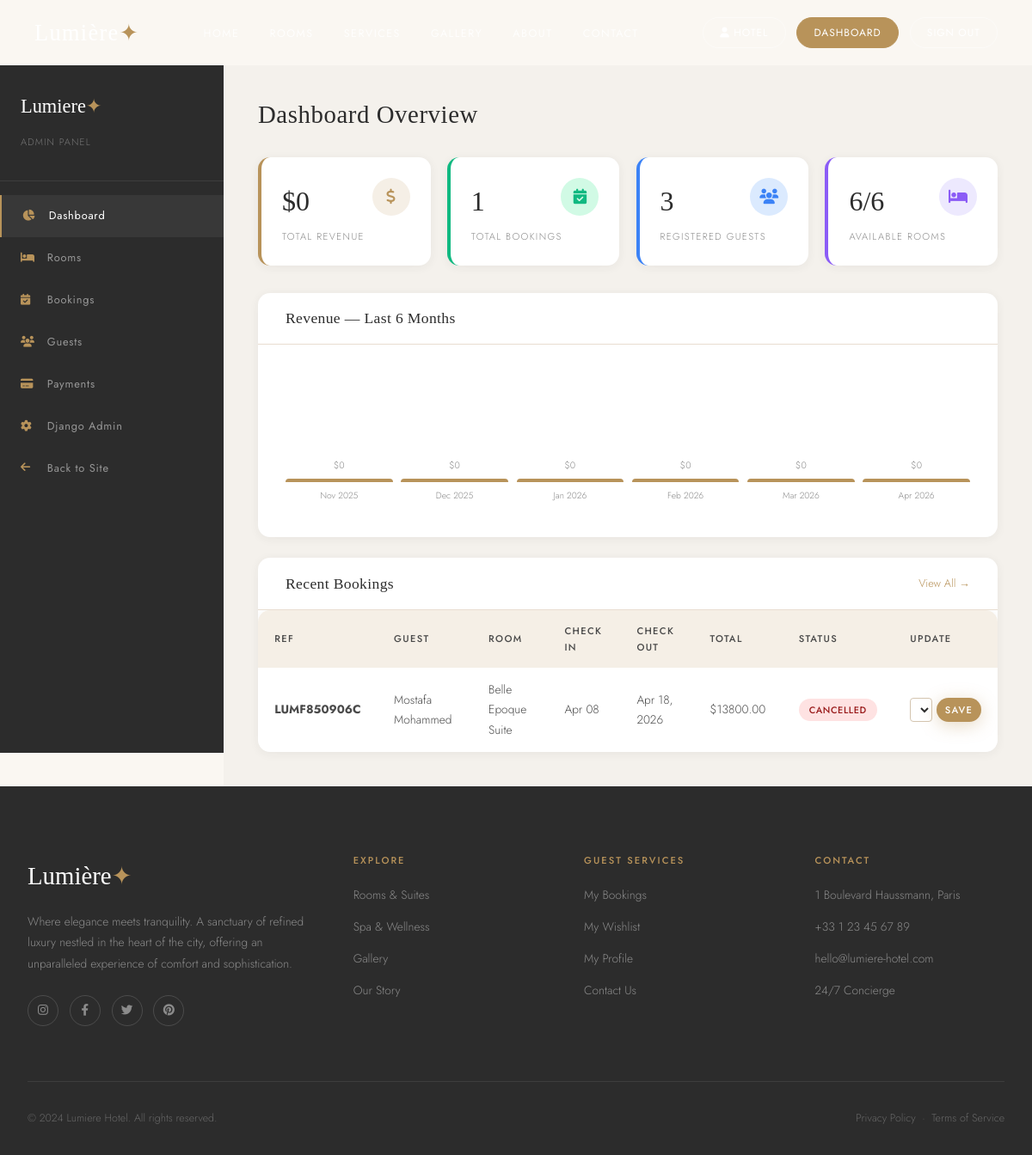
The page /admin-panel/ (signed in) on the database its author committed.
### bookings/models.py (models this page shows, shortened)
class Booking(models.Model):
    STATUS_CHOICES = [
        ('pending', 'Pending'),
        ('confirmed', 'Confirmed'),
        ('checked_in', 'Checked In'),
        ('checked_out', 'Checked Out'),
        ('cancelled', 'Cancelled'),
    ]
    booking_ref = models.CharField(max_length=20, unique=True, editable=False)
    user = models.ForeignKey(User, on_delete=models.CASCADE, related_name='bookings')
    room = models.ForeignKey(Room, on_delete=models.CASCADE, related_name='bookings')
    check_in = models.DateField()
    check_out = models.DateField()
    guests = models.PositiveIntegerField(default=1)
    status = models.CharField(max_length=20, choices=STATUS_CHOICES, default='pending')
    special_requests = models.TextField(blank=True)
    nights = models.PositiveIntegerField(editable=False, default=0)
    room_price = models.DecimalField(max_digits=10, decimal_places=2, editable=False, default=0)
    taxes = models.DecimalField(max_digits=10, decimal_places=2, editable=False, default=0)
    total_price = models.DecimalField(max_digits=10, decimal_places=2, editable=False, default=0)
    created_at = models.DateTimeField(auto_now_add=True)
    updated_at = models.DateTimeField(auto_now=True)
    class Meta:
        ordering = ['-created_at']

### users/models.py (models this page shows, shortened)
class User(AbstractUser):
    email = models.EmailField(unique=True)
    phone = models.CharField(max_length=20, blank=True)
    avatar = models.ImageField(upload_to='avatars/', blank=True, null=True)
    date_of_birth = models.DateField(null=True, blank=True)
    nationality = models.CharField(max_length=100, blank=True)
    bio = models.TextField(blank=True)
    is_verified = models.BooleanField(default=False)
    created_at = models.DateTimeField(auto_now_add=True)
    updated_at = models.DateTimeField(auto_now=True)
    USERNAME_FIELD = 'email'
    REQUIRED_FIELDS = ['username', 'first_name', 'last_name']
    def get_full_name(self):
        return f"{self.first_name} {self.last_name}".strip() or self.username

### rooms/models.py (models this page shows, shortened)
class Room(models.Model):
    STATUS_CHOICES = [
        ('available', 'Available'),
        ('occupied', 'Occupied'),
        ('maintenance', 'Under Maintenance'),
    ]
    category = models.ForeignKey(RoomCategory, on_delete=models.CASCADE, related_name='rooms')
    name = models.CharField(max_length=200)
    room_number = models.CharField(max_length=10, unique=True)
    description = models.TextField()
    short_description = models.CharField(max_length=300)
    price_per_night = models.DecimalField(max_digits=10, decimal_places=2)
    max_guests = models.PositiveIntegerField(default=2)
    size_sqm = models.PositiveIntegerField()
    floor = models.PositiveIntegerField(default=1)
    status = models.CharField(max_length=20, choices=STATUS_CHOICES, default='available')
    is_featured = models.BooleanField(default=False)
    has_sea_view = models.BooleanField(default=False)
    has_balcony = models.BooleanField(default=False)
    has_jacuzzi = models.BooleanField(default=False)
    has_fireplace = models.BooleanField(default=False)
    created_at = models.DateTimeField(auto_now_add=True)

### rooms/admin_views.py (the view)
# urls.py: path('admin-panel/', admin_views.dashboard, name='admin_dashboard'),
@staff_member_required
def dashboard(request):
    today = timezone.now().date()
    month_start = today.replace(day=1)
    total_revenue = Payment.objects.filter(status='completed').aggregate(t=Sum('amount'))['t'] or 0
    month_revenue = Payment.objects.filter(status='completed', created_at__date__gte=month_start).aggregate(t=Sum('amount'))['t'] or 0
    total_bookings = Booking.objects.count()
    active_bookings = Booking.objects.filter(status__in=['confirmed', 'checked_in']).count()
    total_users = User.objects.count()
    total_rooms = Room.objects.count()
    available_rooms = Room.objects.filter(status='available').count()
    recent_bookings = Booking.objects.select_related('user', 'room').order_by('-created_at')[:10]
    booking_stats = Booking.objects.values('status').annotate(count=Count('id'))
    monthly_revenue = []
    for i in range(6):
        m = today - timedelta(days=30*i)
        rev = Payment.objects.filter(
            status='completed',
            created_at__year=m.year,
            created_at__month=m.month
        ).aggregate(t=Sum('amount'))['t'] or 0
        monthly_revenue.append({'month': m.strftime('%b %Y'), 'revenue': float(rev)})
    context = {
        'total_revenue': total_revenue,
        'month_revenue': month_revenue,
        'total_bookings': total_bookings,
        'active_bookings': active_bookings,
        'total_users': total_users,
        'total_rooms': total_rooms,
        'available_rooms': available_rooms,
        'recent_bookings': recent_bookings,
        'booking_stats': list(booking_stats),
        'monthly_revenue': list(reversed(monthly_revenue)),
    }
    return render(request, 'admin_dashboard/dashboard.html', context)

### templates/admin_dashboard/dashboard.html (shortened to what this page needs)
{% extends "base/base.html" %}
{% block content %}
<div style="padding-top:76px"></div>
<div class="admin-layout">
  <aside class="admin-sidebar">
    <div class="admin-sidebar-logo">Lumiere<span>&#10022;</span><br><span style="font-family:var(--font-sans);font-size:.7rem;color:rgba(255,255,255,.35);letter-spacing:.1em;text-transform:uppercase">Admin Panel</span></div>
    <nav class="admin-nav">
      <a href="{% url 'admin_dashboard' %}" class="admin-nav-item active"><i class="fa fa-chart-pie"></i> Dashboard</a>
      <a href="{% url 'admin_rooms' %}" class="admin-nav-item"><i class="fa fa-bed"></i> Rooms</a>
      <a href="{% url 'admin_bookings' %}" class="admin-nav-item"><i class="fa fa-calendar-check"></i> Bookings</a>
      <a href="{% url 'admin_users' %}" class="admin-nav-item"><i class="fa fa-users"></i> Guests</a>
      <a href="{% url 'admin_payments' %}" class="admin-nav-item"><i class="fa fa-credit-card"></i> Payments</a>
      <a href="/django-admin/" class="admin-nav-item"><i class="fa fa-cog"></i> Django Admin</a>
      <a href="{% url 'home' %}" class="admin-nav-item"><i class="fa fa-arrow-left"></i> Back to Site</a>
    </nav>
  </aside>
  <main class="admin-content">
    <h2 class="admin-page-title">Dashboard Overview</h2>
    <div class="stats-cards">
      <div class="stat-card">
        <div class="stat-icon"><i class="fa fa-dollar-sign"></i></div>
        <div class="stat-value">${{ total_revenue|floatformat:0 }}</div>
        <div class="stat-label">Total Revenue</div>
      </div>
      <div class="stat-card" style="border-color:#10B981">
        <div class="stat-icon" style="background:#D1FAE5;color:#10B981"><i class="fa fa-calendar-check"></i></div>
        <div class="stat-value">{{ total_bookings }}</div>
        <div class="stat-label">Total Bookings</div>
      </div>
      <div class="stat-card" style="border-color:#3B82F6">
        <div class="stat-icon" style="background:#DBEAFE;color:#3B82F6"><i class="fa fa-users"></i></div>
        <div class="stat-value">{{ total_users }}</div>
        <div class="stat-label">Registered Guests</div>
      </div>
      <div class="stat-card" style="border-color:#8B5CF6">
        <div class="stat-icon" style="background:#EDE9FE;color:#8B5CF6"><i class="fa fa-bed"></i></div>
        <div class="stat-value">{{ available_rooms }}/{{ total_rooms }}</div>
        <div class="stat-label">Available Rooms</div>
      </div>
    </div>
    <div class="card" style="margin-bottom:1.5rem">
      <div class="card-header"><h4>Revenue — Last 6 Months</h4></div>
      <div class="card-body">
        <div style="display:flex;align-items:flex-end;gap:.6rem;height:160px;padding:.5rem 0">
          {% for m in monthly_revenue %}
          <div style="flex:1;display:flex;flex-direction:column;align-items:center;gap:.4rem">
            <span style="font-size:.68rem;color:var(--gray)">${{ m.revenue|floatformat:0 }}</span>
            {% with m.revenue|floatformat:0 as rev %}
            <div style="width:100%;background:var(--gold);border-radius:4px 4px 0 0;min-height:4px;height:{% widthratio m.revenue 3500 120 %}px;transition:height .5s ease"></div>
            {% endwith %}
            <span style="font-size:.65rem;color:var(--gray);white-space:nowrap">{{ m.month }}</span>
          </div>
          {% empty %}
          <p style="color:var(--gray);font-size:.88rem">No revenue data yet.</p>
          {% endfor %}
        </div>
      </div>
    </div>
    <div class="card">
      <div class="card-header">
        <h4>Recent Bookings</h4>
        <a href="{% url 'admin_bookings' %}" style="font-size:.8rem;color:var(--gold)">View All &rarr;</a>
      </div>
      <div style="overflow-x:auto">
        <table class="admin-table">
          <thead><tr><th>Ref</th><th>Guest</th><th>Room</th><th>Check In</th><th>Check Out</th><th>Total</th><th>Status</th><th>Update</th></tr></thead>
          <tbody>
            {% for b in recent_bookings %}
            <tr>
              <td><strong>{{ b.booking_ref }}</strong></td>
              <td>{{ b.user.get_full_name|default:b.user.email }}</td>
              <td>{{ b.room.name }}</td>
              <td>{{ b.check_in|date:"M d" }}</td>
              <td>{{ b.check_out|date:"M d, Y" }}</td>
              <td>${{ b.total_price }}</td>
              <td><span class="badge badge-{{ b.status }}">{{ b.get_status_display }}</span></td>
              <td>
                <form method="post" action="{% url 'update_booking_status' b.pk %}" style="display:inline-flex;gap:.3rem">
                  <select name="status" class="form-control" style="padding:.2rem .5rem;font-size:.75rem;height:auto;border-radius:4px">
                    {% for val, label in b.STATUS_CHOICES %}<option value="{{ val }}" {% if b.status == val %}selected{% endif %}>{{ label }}</option>{% endfor %}
                  </select>
                  <button type="submit" class="btn btn-primary btn-sm" style="padding:.2rem .6rem">Save</button>
                </form>
              </td>
            </tr>
            {% empty %}
            <tr><td colspan="8" style="text-align:center;color:var(--gray);padding:2rem">No bookings yet.</td></tr>
            {% endfor %}
          </tbody>
        </table>
      </div>
    </div>
  </main>
</div>
{% endblock %}

### rows shown on the page
Booking: booking_ref "LUMF850906C", user.get_full_name "Mostafa Mohammed", room.name "Belle Epoque Suite", check_in "Apr 08", check_out "Apr 18, 2026", total_price "13800.00", status "CANCELLED", status "Cancelled"

### other values the page prints
{{ total_revenue|floatformat:0 }} "0"
{{ total_bookings }} "1"
{{ total_users }} "3"
{{ available_rooms }} "6"
{{ total_rooms }} "6"
{{ m.revenue|floatformat:0 }} "0" "0" "0" "0" "0" "0"
{{ m.month }} "Nov 2025" "Dec 2025" "Jan 2026" "Feb 2026" "Mar 2026" "Apr 2026"
